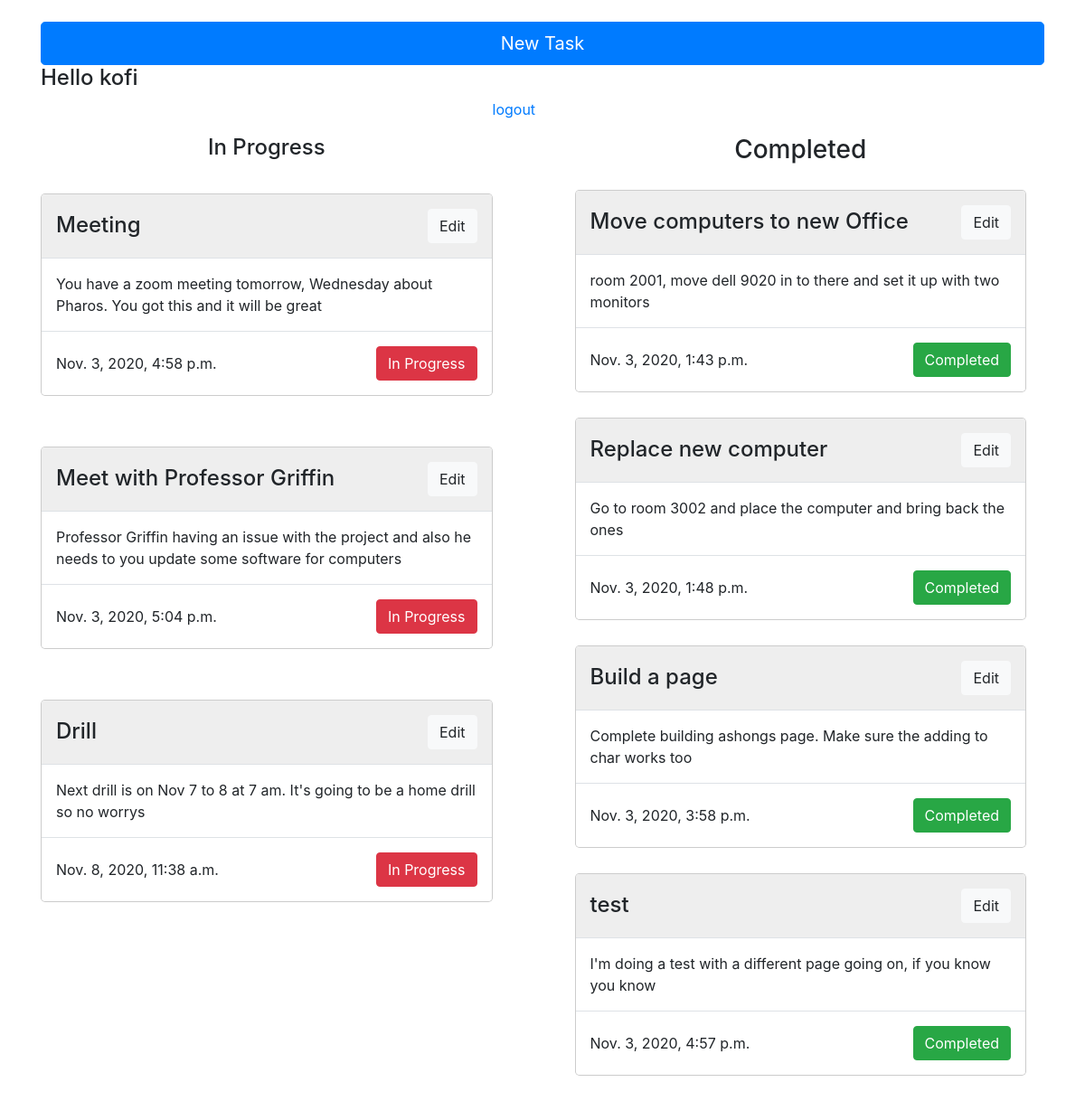
The app's page / (signed in) with its own data.
### Todo/models.py (models this page shows, shortened)
class Task(models.Model):
    title = models.CharField(max_length=255)
    description = models.CharField(max_length=255)
    date_add = models.DateTimeField(auto_now_add=True)
    completed = models.BooleanField(default=False)

### Todo/views.py (the view)
# urls.py: path('', views.index),
@login_required(login_url="login")
def index(request):
    todos = Task.objects.all()
    form = PostTask()
    if request.method == 'POST':
        form = PostTask(request.POST)
        if form.is_valid():
            form.save()
        return redirect('/')
    context = {'todos': todos, 'form': form}
    return render(request, 'todo.html', context)

### Todo/templates/todo.html (shortened to what this page needs)
<!DOCTYPE html>
<html lang="en">
<head>
  <link rel="stylesheet" href="https://maxcdn.bootstrapcdn.com/bootstrap/4.5.2/css/bootstrap.min.css">
</head>
<body>
  <div class="container">
      <br>
      <button type="button" class="btn btn-primary btn-lg btn-block" data-toggle="modal" data-target="#myModal">
          New Task
      </button>
      {% if user.is_authenticated %}
        <h4>Hello {{user.username}} </h4>
        <a href="/accounts/logout">logout</a>
      {% endif %}
      <div class="left" style="margin-top: 40px;">
        <center>
          <h4>In Progress</h4>
        </center>
        {% for todo in todos %}
        {% if todo.completed == False %}
          <div class="modal-dialog">
            <div class="modal-content">
              <div class="modal-header" style="background-color: #eee;">
                <h4 class="modal-title">{{todo.title}}</h4>
                <a  class="btn btn-light" href="update/{{todo.id}}">Edit</a>
              </div>
              <div class="modal-body">
                {{ todo.description }}
              </div>
              <div class="modal-footer">
                <p>{{todo.date_add}}</p>
                <button type="button" class="btn btn-danger" data-dismiss="modal">In Progress</button>
              </div>
            </div>
          </div>
        {% endif %}
        {% endfor %}
      </div>
      <div class="right" style="margin-top: 40px;">
        <center>
          <h3>Completed</h3>
        </center>
        {% for todo in todos %}
        {% if todo.completed == True %}
          <div class="modal-dialog">
            <div class="modal-content">
              <div class="modal-header" style="background-color: #eee;">
                <h4 class="modal-title">{{todo.title}}</h4>
                <a  class="btn btn-light" href="update/{{todo.id}}">Edit</a>
              </div>
              <div class="modal-body">
                {{ todo.description }}
              </div>
              <div class="modal-footer">
                <p>{{todo.date_add}}</p>
                <div class="btn btn-success" data-dismiss="modal">Completed</div>
              </div>
            </div>
          </div>
        {% endif %}
        {% endfor %}
      </div>
  </div>
</body>
</html>

### Todo/templates/todo.html (style rules this page uses)
.left { width: 45%; float: left; display: flex; flex-direction: column; }
.right { width: 45%; float: right; margin-right: 20px; }
.modal-footer { display: flex; flex-direction: row; justify-content: space-between; }

### records on screen
Task: title "Meeting", description "You have a zoom meeting tomorrow, Wednesday about Pharos. You got this and it will be great", date_add "Nov. 3, 2020, 4:58 p.m."
Task: title "Meet with Professor Griffin", description "Professor Griffin having an issue with the project and also he needs to you update some software for computers", date_add "Nov. 3, 2020, 5:04 p.m."
Task: title "Drill", description "Next drill is on Nov 7 to 8 at 7 am. It's going to be a home drill so no worrys", date_add "Nov. 8, 2020, 11:38 a.m."
Task: title "Move computers to new Office", description "room 2001, move dell 9020 in to there and set it up with two monitors", date_add "Nov. 3, 2020, 1:43 p.m."
Task: title "Replace new computer", description "Go to room 3002 and place the computer and bring back the ones", date_add "Nov. 3, 2020, 1:48 p.m."
Task: title "Build a page", description "Complete building ashongs page. Make sure the adding to char works too", date_add "Nov. 3, 2020, 3:58 p.m."
Task: title "test", description "I'm doing a test with a different page going on, if you know you know", date_add "Nov. 3, 2020, 4:57 p.m."

### other values on screen
{{ user.username }} "kofi"
